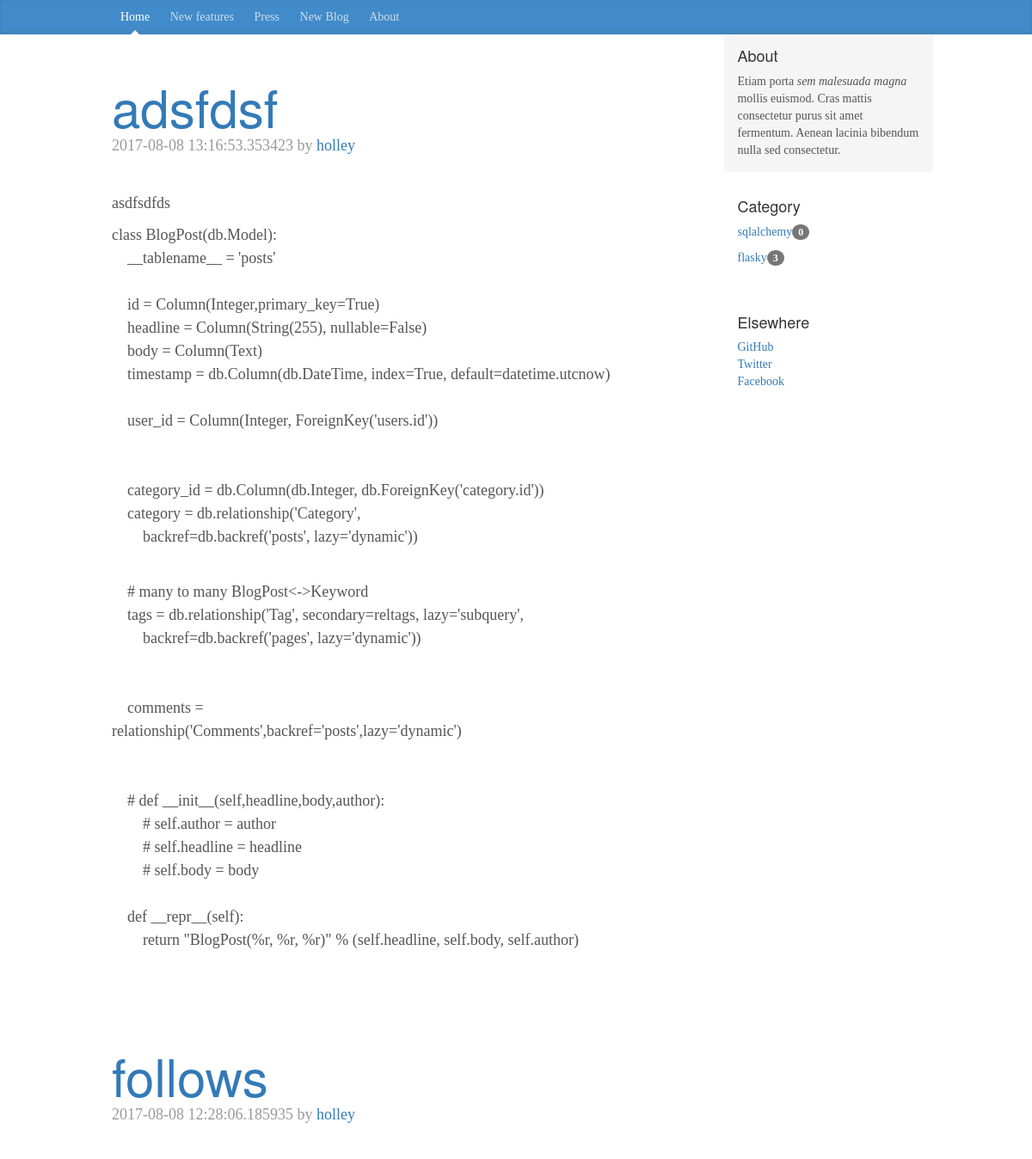
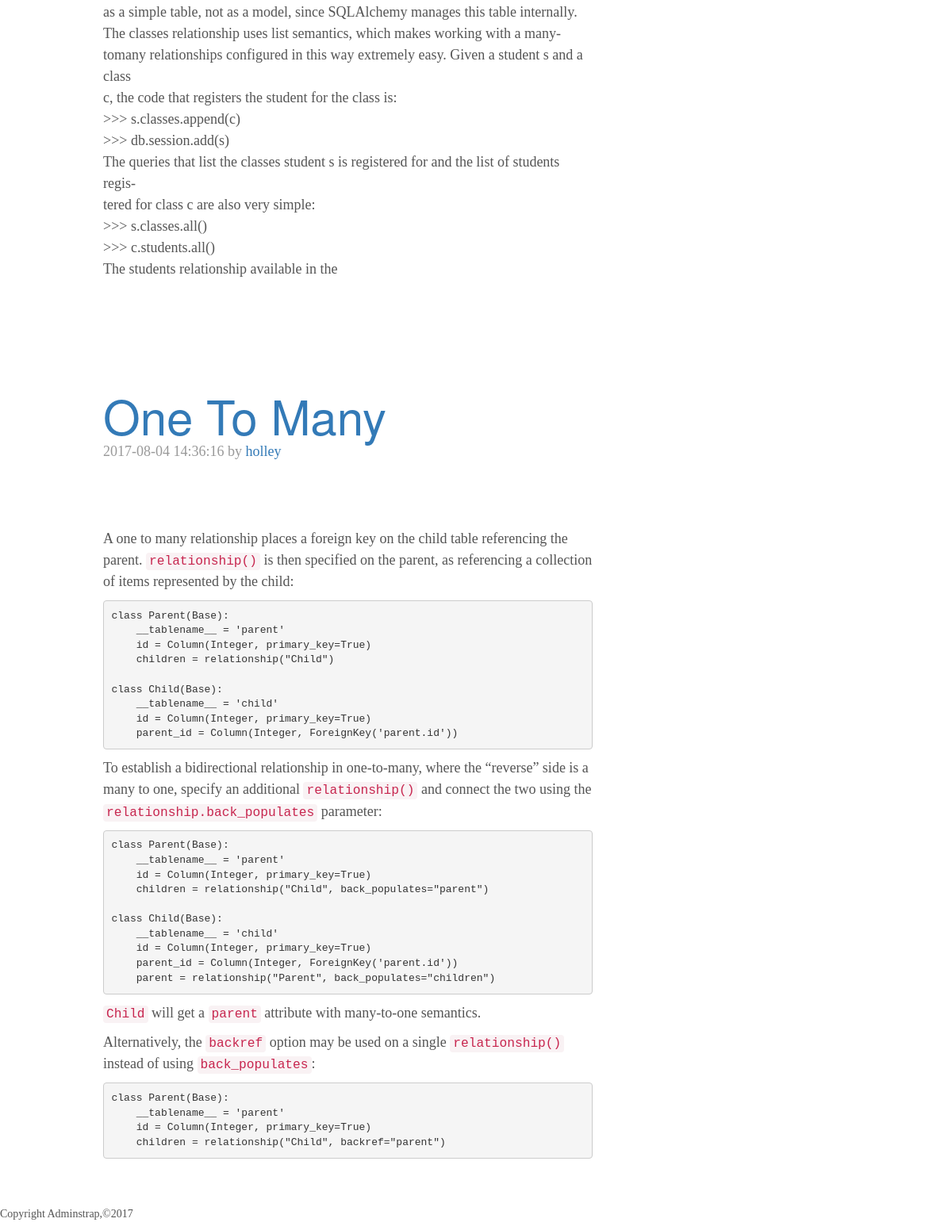
The page /blog/category/flasky on the database its author committed (2 pictures, top to bottom).
### apps/models/blogs.py (models this page shows, shortened)
class BlogPost(db.Model):
    __tablename__ = 'posts'
    id = Column(Integer,primary_key=True)
    headline = Column(String(255), nullable=False)
    body = Column(Text)
    timestamp = db.Column(db.DateTime, index=True, default=datetime.utcnow)
    user_id = Column(Integer, ForeignKey('users.id'))
    category_id = db.Column(db.Integer, db.ForeignKey('category.id'))
    category = db.relationship('Category',
        backref=db.backref('posts', lazy='dynamic'))
    tags = db.relationship('Tag', secondary=reltags, lazy='subquery',
        backref=db.backref('pages', lazy='dynamic'))
    comments = relationship('Comments',backref='posts',lazy='dynamic')

class Category(db.Model):
    id = db.Column(db.Integer, primary_key=True)
    name = db.Column(db.String(50))

### apps/models/auths.py (models this page shows, shortened)
class Users(UserMixin,db.Model):
    __tablename__ = 'users'
    id = Column('id',Integer,primary_key=True)
    username = Column('username',String(64),unique=True)
    password_hash = Column(String(128))
    gender = Column('gender',String(64))
    email = Column('email',String(64),unique=True,index=True)
    confirmed = Column('confirmed',db.Boolean,default=False)
    role_id = Column(db.Integer,db.ForeignKey('roles.id'))
    location = db.Column(db.String(64))
    about_me = db.Column(db.Text())
    member_since = db.Column(db.DateTime(),default=datetime.utcnow)
    last_seen = db.Column(db.DateTime(),default=datetime.utcnow)
    posts = db.relationship('BlogPost',backref='author',lazy='dynamic')
    @property
    def password(self):
        raise AttributeError('password is not a readable attribute')

### apps/views/blogs.py (the view)
@mod.route('/blog/category/<string:catname>')
def category(catname):
    page = request.args.get('page',1,type=int)
    cate = Category.query.filter_by(name=catname).first()
    blogs = BlogPost.query.filter_by(category=cate).order_by(BlogPost.timestamp.desc()).all()
    category = Category.query.all()
    return render_template('blog/index.html',blogs=blogs,pagination=[],category=category)

### apps/views/__init__.py (called while the page is built)
@mod.app_context_processor
def inject_permissions():
    return dict(Permission=Permission)

### apps/views/auths.py (called while the page is built)
@mod.before_app_request
def before_requst():
    if current_user.is_authenticated:
        current_user.ping()
        if not current_user.confirmed \
                and request.endpoint[:5] != 'auth.':
            return redirect(url_for('auth.unconfirmed'))

### apps/templates/blog/index.html (shortened to what this page needs)
{% extends "bootstrap/base.html" %}
{% import "_macros.html" as macros %}
{% block head %}
    {{ super() }}
    <link href="{{ url_for('static',filename='css/blog.css') }}" rel="stylesheet">
{% endblock %}
{% block content %}
    <div class="blog-masthead">
      <div class="container">
        <nav class="blog-nav">
          <a class="blog-nav-item active" href="#">Home</a>
          <a class="blog-nav-item" href="#">New features</a>
          <a class="blog-nav-item" href="#">Press</a>
          <a class="blog-nav-item" href="{{ url_for('blog.new_blog')}}">New Blog</a>
          <a class="blog-nav-item" href="#">About</a>
        </nav>
      </div>
    </div>
    <div class="container">
      <div class="row">
        <div class="col-sm-8 blog-main">
        {% for blog in blogs %}
        <div class="blog-header">
        <h1 class="blog-title"><a href="{{ url_for('blog.post',id=blog.id)}}">{{ blog.headline }}</a></h1>
        <p class="blog-post-meta">{{ blog.timestamp }} by <a href="#">{{ blog.author.username }}</a></p>
        </div>
        <div class="blog-post">
            <div>
                {{ blog.body | safe }}
            </div>
        </div>
        {% endfor %}
        </div>
        <div class="col-sm-3 col-sm-offset-1 blog-sidebar">
          <div class="sidebar-module sidebar-module-inset">
            <h4>About</h4>
            <p>Etiam porta <em>sem malesuada magna</em> mollis euismod. Cras mattis consectetur purus sit amet fermentum. Aenean lacinia bibendum nulla sed consectetur.</p>
          </div>
          <div class="sidebar-module">
            <h4>Category</h4>
            {% for cat in category %}
            <ol class="list-unstyled">
              <li><a href="{{ url_for('blog.category',catname=cat.name)}}">{{ cat.name }}</a><span class="badge">{{ cat.posts.count() }}</span></li>
            </ol>
            {% endfor %}
          </div>
          <div class="sidebar-module">
            <h4>Elsewhere</h4>
            <ol class="list-unstyled">
              <li><a href="#">GitHub</a></li>
              <li><a href="#">Twitter</a></li>
              <li><a href="#">Facebook</a></li>
            </ol>
          </div>
        </div>
      </div>
    </div>
   {% include "footer.html" %}
{% endblock %}

### apps/static/css/blog.css (style rules this page uses)
body { font-family: Georgia, "Times New Roman", Times, serif; color: #555; }
h1, .h1, h2, .h2, h3, .h3, h4, .h4, h5, .h5, h6, .h6 { margin-top: 0; font-family: "Helvetica Neue", Helvetica, Arial, sans-serif; font-weight: normal; color: #333; }
@media (min-width: 1200px) { .container { width: 970px; } }
.blog-masthead { background-color: #428bca; -webkit-box-shadow: inset 0 -2px 5px rgba(0,0,0,.1); box-shadow: inset 0 -2px 5px rgba(0,0,0,.1); }
.blog-nav-item { position: relative; display: inline-block; padding: 10px; font-weight: 500; color: #cdddeb; }
.blog-nav .active { color: #fff; }
.blog-nav .active:after { position: absolute; bottom: 0; left: 50%; width: 0; height: 0; margin-left: -5px; vertical-align: middle; content: " "; border-right: 5px solid transparent; border-bottom: 5px solid; border-left: 5px solid transparent; }
.blog-header { padding-top: 20px; padding-bottom: 20px; }
.blog-title { margin-top: 30px; margin-bottom: 0; font-size: 60px; font-weight: normal; }
.blog-main { font-size: 18px; line-height: 1.5; }
.sidebar-module { padding: 15px; margin: 0 -15px 15px; }
.sidebar-module-inset { padding: 15px; background-color: #f5f5f5; border-radius: 4px; }
.sidebar-module-inset p:last-child, .sidebar-module-inset ul:last-child, .sidebar-module-inset ol:last-child { margin-bottom: 0; }
.blog-post { margin-bottom: 60px; }
.blog-post-meta { margin-bottom: 20px; color: #999; }

### rows shown on the page
BlogPost: headline "adsfdsf", timestamp "2017-08-08 13:16:53.353423", author.username "holley", body "asdfsdfds class BlogPost(db.Model): __tablename__ = 'posts' id = Column(Integer,primary_key=True) headline = Column(String(255), nullable=False) body = Column(Text) timestamp = db.Column(db.DateTime, index=True, default=datetime.utcnow) user_id = Column(Integer, ForeignKey('users.id')) category_id = db.Column(db.Integer, db.ForeignKey('category.id')) category = db.relationship('Category', backref=db.backref('posts', lazy='dynamic')) # many to many BlogPost<->Keyword tags = db.relationship('Tag', secondary=reltags, lazy='subquery', backref=db.backref('pages', lazy='dynamic')) comments = relationship('Comments',backref='posts',lazy='dynamic') # def __init__(self,headline,body,author): #…"
BlogPost: headline "follows", timestamp "2017-08-08 12:28:06.185935", author.username "holley", body "as a simple table, not as a model, since SQLAlchemy manages this table internally. The classes relationship uses list semantics, which makes working with a many-tomany relationships configured in this way extremely easy. Given a student s and a class c, the code that registers the student for the class is: >>> s.classes.append(c) >>> db.session.add(s) The queries that list the classes student s is registered for and the list of students regis‐ tered for class c are also very simple: >>> s.classes.all() >>> c.students.all() The students relationship available in the"
BlogPost: headline "One To Many", timestamp "2017-08-04 14:36:16", author.username "holley", body "A one to many relationship places a foreign key on the child table referencing the parent. relationship() is then specified on the parent, as referencing a collection of items represented by the child: class Parent(Base): __tablename__ = 'parent' id = Column(Integer, primary_key=True) children = relationship(\"Child\") class Child(Base): __tablename__ = 'child' id = Column(Integer, primary_key=True) parent_id = Column(Integer, ForeignKey('parent.id')) To establish a bidirectional relationship in one-to-many, where the “reverse” side is a many to one, specify an additional relationship() and connect the two using the relationship.back_populates parameter: class Parent(Base): __tablename__ =…"
Category: name "sqlalchemy", posts.count "0"
Category: name "flasky", posts.count "3"
